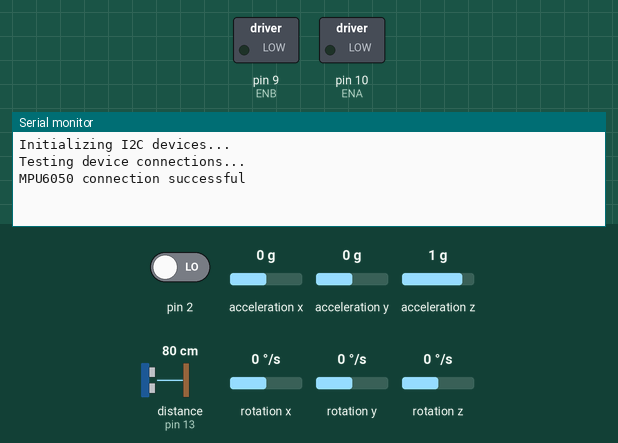
Bench run of a sketch on a simulated Arduino Uno, built with avr-gcc and run on an emulated ATmega328P. Parts: switched loads named in the sketch (green lamp = pin HIGH), the last lines printed to the serial monitor. Inputs (shaded band) come from the test bench; at power-on: distance to the obstacle (sensor on pin 13) 80 cm, pin 2 LOW, acceleration x 0 g, acceleration y 0 g, acceleration z 1 g, rotation x 0 °/s, rotation y 0 °/s, rotation z 0 °/s. The echo pulse lasts 58.3 µs per cm; the sensor or clock chip raises its interrupt line as the real part does.

Above: at 0.01 s.
1.8 s: distance to the obstacle (sensor on pin 13) set to 9 cm
At 2.8 s:
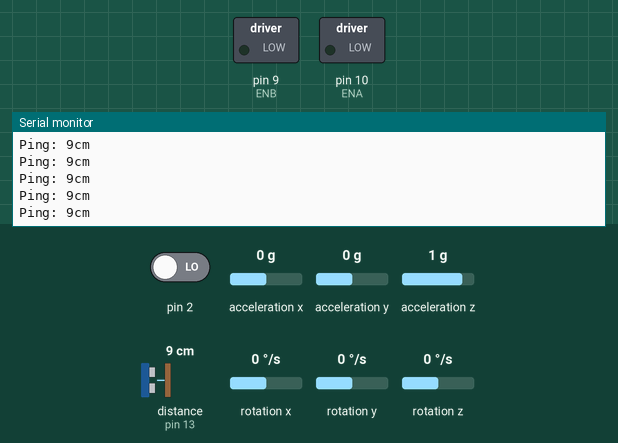
4.8 s: distance to the obstacle (sensor on pin 13) set to 2 cm
At 5.7 s:
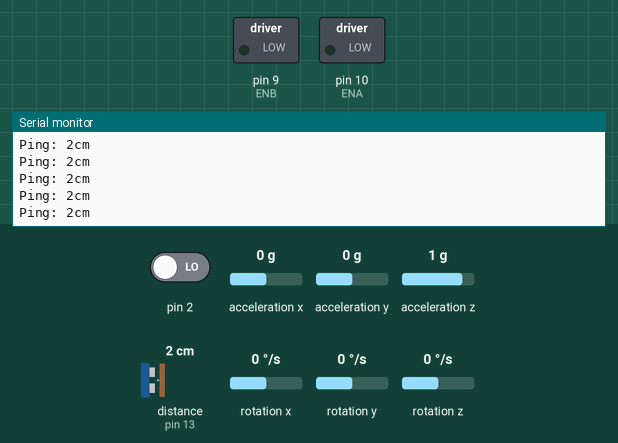
Timing chart, 0 to 7.8 s (numbered marks = the images above; inputs shaded):
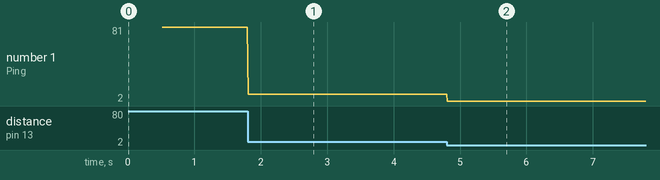

The sketch:

selfBalance.ino
```cpp
#include "I2Cdev.h"
#include <PID_v1.h> //From https://github.com/br3ttb/Arduino-PID-Library/blob/master/PID_v1.h
#include "MPU6050_6Axis_MotionApps20.h" //https://github.com/jrowberg/i2cdevlib/tree/master/Arduino/MPU6050
#include <HCSR04.h>
#include <NewPing.h>

MPU6050 mpu;

// MPU control/status vars
bool dmpReady = false;  // set true if DMP init was successful
uint8_t mpuIntStatus;   // holds actual interrupt status byte from MPU
uint8_t devStatus;      // return status after each device operation (0 = success, !0 = error)
uint16_t packetSize;    // expected DMP packet size (default is 42 bytes)
uint16_t fifoCount;     // count of all bytes currently in FIFO
uint8_t fifoBuffer[64]; // FIFO storage buffer

// orientation/motion vars
Quaternion q;           // [w, x, y, z]         quaternion container
VectorFloat gravity;    // [x, y, z]            gravity vector
float ypr[3];           // [yaw, pitch, roll]   yaw/pitch/roll container and gravity vector


/*********Tune these 4 values for your BOT*********/
double setpoint = 181; //set the value when the bot is perpendicular to ground using serial monitor.
//Read the project documentation on circuitdigest.com to learn how to set these values
double Kp = 18; //Set this first
double Kd = 1.2; //Set this secound
double Ki = 140; //Finally set this
/******End of values setting*********/


int IN4 = 5;    //  arduino  pin 5 to l298  pin IN4
int IN3 = 6;    //  arduino  pin 6 to l298  pin IN3
int IN1 = 7;    //  arduino  pin 7 to l298  pin IN1
int IN2 = 8;    //  arduino  pin 8 to l298  pin IN2
int ENB  = 9;    //  arduino  pin 9 to l298  pin ENB
int ENA  = 10;   //  arduino  pin 10 to l298  pin ENA

/*SRF05 Ultrasonic Sensor*/
#define TRIG 12 // the SRF04 Trig pin
#define ECHO 13 // the SRF04 Echo pin

double input, output;
PID pid(&input, &output, &setpoint, Kp, Ki, Kd, DIRECT);
NewPing sonar(TRIG, ECHO , 80);


volatile bool mpuInterrupt = false;     // indicates whether MPU interrupt pin has gone high
void dmpDataReady()
{
  mpuInterrupt = true;
}

void setup() {
  // join I2C bus (I2Cdev library doesn't do this automatically)
#if I2CDEV_IMPLEMENTATION == I2CDEV_ARDUINO_WIRE
  Wire.begin();
  TWBR = 24; // 400kHz I2C clock (200kHz if CPU is 8MHz)
#elif I2CDEV_IMPLEMENTATION == I2CDEV_BUILTIN_FASTWIRE
  Fastwire::setup(400, true);
#endif


  Serial.begin(115200);
  while (!Serial); //
  // initialize device
  Serial.println(F("Initializing I2C devices..."));
  mpu.initialize();

  // verify connection
  Serial.println(F("Testing device connections..."));
  Serial.println(mpu.testConnection() ? F("MPU6050 connection successful") : F("MPU6050 connection failed"));

  // load and configure the DMP
  devStatus = mpu.dmpInitialize();


  // supply your own gyro offsets here, scaled for min sensitivity
  mpu.setXGyroOffset(126);
  mpu.setYGyroOffset(1);
  mpu.setZGyroOffset(12);
  mpu.setXAccelOffset(-1488);
  mpu.setYAccelOffset(-723);
  mpu.setZAccelOffset(1100);

  // make sure it worked (returns 0 if so)
  if (devStatus == 0)
  {
    // turn on the DMP, now that it's ready
    Serial.println(F("Enabling DMP..."));
    mpu.setDMPEnabled(true);

    // enable Arduino interrupt detection
    Serial.println(F("Enabling interrupt detection (Arduino external interrupt 0)..."));
    attachInterrupt(0, dmpDataReady, RISING);
    mpuIntStatus = mpu.getIntStatus();

    // set our DMP Ready flag so the main loop() function knows it's okay to use it
    Serial.println(F("DMP ready! Waiting for first interrupt..."));
    dmpReady = true;

    // get expected DMP packet size for later comparison
    packetSize = mpu.dmpGetFIFOPacketSize();
    mpu.resetFIFO(); // Clear fifo buffer
    mpu.getIntStatus();
    mpuInterrupt = false; // wait for next interrupt

    //setup PID
    pid.SetMode(AUTOMATIC);
    pid.SetSampleTime(10);
    pid.SetOutputLimits(-255, 255);
  }
  else
  {
    // ERROR!
    // 1 = initial memory load failed
    // 2 = DMP configuration updates failed
    // (if it's going to break, usually the code will be 1)
    Serial.print(F("DMP Initialization failed (code "));
    Serial.print(devStatus);
    Serial.println(F(")"));
  }

  pinMode(IN4, OUTPUT);
  pinMode(IN3, OUTPUT);
  pinMode(IN2, OUTPUT);
  pinMode(IN1, OUTPUT);
  pinMode(ENA, OUTPUT);
  pinMode(ENB, OUTPUT);


  pinMode(IN4, LOW);
  pinMode(IN3, LOW);
  pinMode(IN2, LOW);
  pinMode(IN1, LOW);

  //SRF05 Ultrasonic Sensor
  pinMode(TRIG, OUTPUT);
  pinMode(ECHO, INPUT);


}


void Forward() //Code to rotate the wheel forward
{
  int pwm = abs(output);
  analogWrite(ENA, pwm);
  analogWrite(ENB, pwm);
  digitalWrite(IN1, 0);
  digitalWrite(IN2, 1);
  digitalWrite(IN3, 0);
  digitalWrite(IN4, 1);
}

void Reverse() //Code to rotate the wheel Backward
{
  int pwm = abs(output);
  analogWrite(ENA, pwm);
  analogWrite(ENB, pwm);
  digitalWrite(IN1, 1);
  digitalWrite(IN2, 0);
  digitalWrite(IN3, 1);
  digitalWrite(IN4, 0);

}

void Stop() //Code to stop both the wheels
{
  digitalWrite(IN1, 0);
  digitalWrite(IN2, 0);
  digitalWrite(IN3, 0);
  digitalWrite(IN4, 0);
}
void turnright() {
  int pwm = abs(output);
  analogWrite(ENA, pwm);
  analogWrite(ENB, pwm);
  digitalWrite(IN1, HIGH);
  digitalWrite(IN2, LOW);
  digitalWrite(IN3, LOW);
  digitalWrite(IN4, LOW);
}


void gryroscope() {
  // if programming failed, don't try to do anything
  if (!dmpReady) return;

  // wait for MPU interrupt or extra packet(s) available
  while (!mpuInterrupt && fifoCount < packetSize)
  {
    //no mpu data - performing PID calculations and output to motors
    pid.Compute();

    //Print the value of Input and Output on serial monitor to check how it is working.
    //Serial.print(input); Serial.print(" =>"); Serial.println(output);

    if (input > 150 && input < 195) { //If the Bot is falling

      if (output > 0) //Falling towards front
        Reverse(); //Rotate the wheels forward
      else if (output < 0) //Falling towards back
        Forward(); //Rotate the wheels backward
    }
    else //If Bot not falling
      Stop(); //Hold the wheels still


  break;

  }

  // reset interrupt flag and get INT_STATUS byte
  mpuInterrupt = false;
  mpuIntStatus = mpu.getIntStatus();

  // get current FIFO count
  fifoCount = mpu.getFIFOCount();

  // check for overflow (this should never happen unless our code is too inefficient)
  if ((mpuIntStatus & 0x10) || fifoCount == 1024)
  {
    // reset so we can continue cleanly
    mpu.resetFIFO();
    Serial.println(F("FIFO overflow!"));
    // otherwise, check for DMP data ready interrupt (this should happen frequently)
  }
  else if (mpuIntStatus & 0x02)
  {
    // wait for correct available data length, should be a VERY short wait
    while (fifoCount < packetSize) fifoCount = mpu.getFIFOCount();

    // read a packet from FIFO
    mpu.getFIFOBytes(fifoBuffer, packetSize);

    // track FIFO count here in case there is > 1 packet available
    // (this lets us immediately read more without waiting for an interrupt)
    fifoCount -= packetSize;

    mpu.dmpGetQuaternion(&q, fifoBuffer); //get value for q
    mpu.dmpGetGravity(&gravity, &q); //get value for gravity
    mpu.dmpGetYawPitchRoll(ypr, &q, &gravity); //get value for ypr
    input = ypr[1] * 180 / M_PI + 180;
    mpu.resetFIFO();


  }
}


void loop() {
  gryroscope();
  Serial.print("Ping: ");
  Serial.print(sonar.ping_cm());
  Serial.println("cm");

}
```

Measured:
- after the input at 1.8 s, the serial monitor: prints a new line at once (image 1)
- after the input at 4.8 s, the serial monitor: prints a new line at once (image 2)
- plotted number 1: 81 → 9 after the input at 1.8 s, 9 → 2 after the input at 4.8 s
